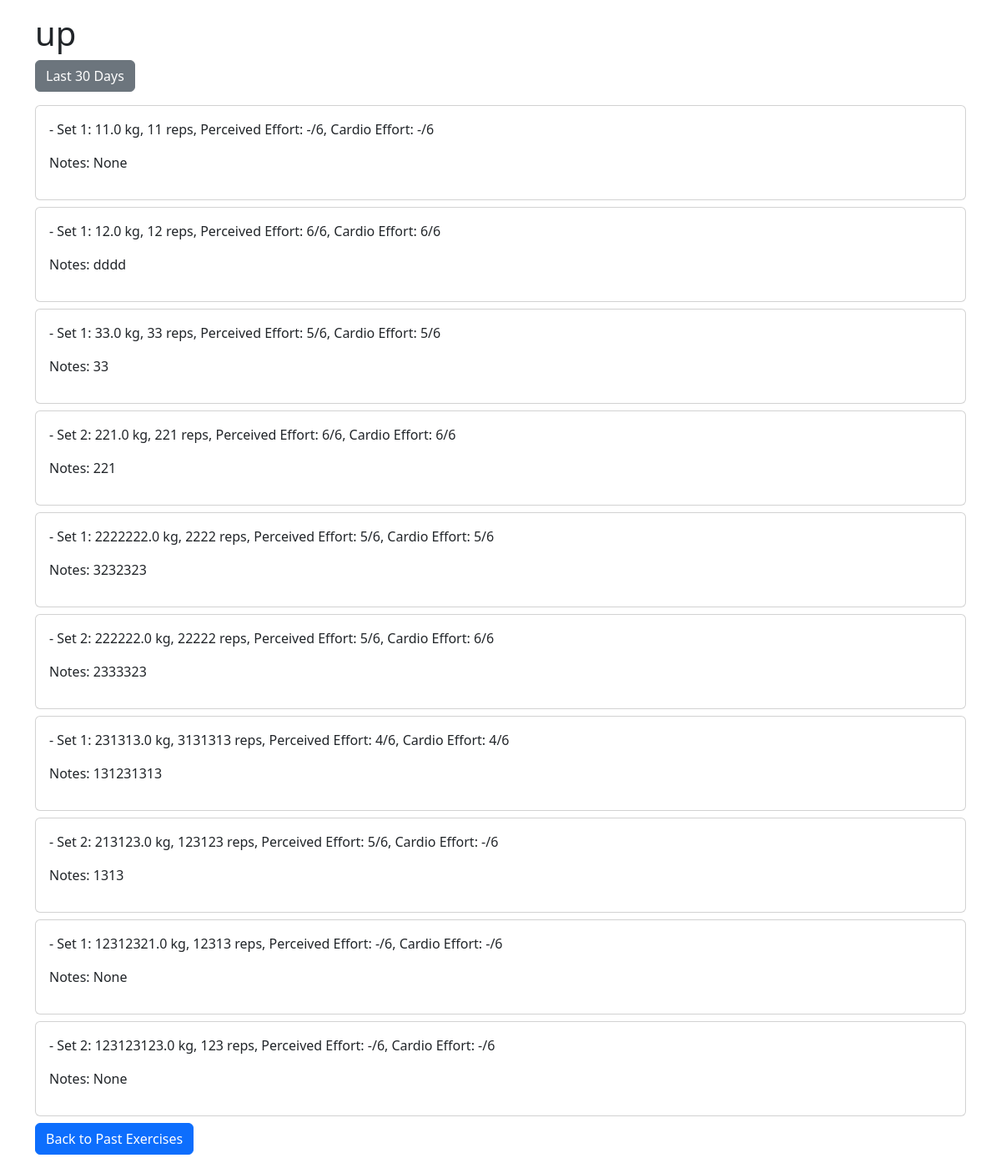
The page /past_exercises/1 on the database its author committed.
### app.py (models this page shows)
class Exercise(db.Model):
    id = db.Column(db.Integer, primary_key=True)
    name = db.Column(db.String(100), unique=True)

class WorkoutSet(db.Model):
    id = db.Column(db.Integer, primary_key=True)
    workout_id = db.Column(db.Integer, db.ForeignKey('workout.id', ondelete='CASCADE'))
    exercise_id = db.Column(db.Integer, db.ForeignKey('exercise.id'))
    set_number = db.Column(db.Integer)
    weight = db.Column(db.Float)
    reps = db.Column(db.Integer)
    f = db.Column(db.Integer, nullable=True)  # Perceived effort (1-6, null if "-")
    c = db.Column(db.Integer, nullable=True)  # Cardio effort (1-6, null if "-")
    notes = db.Column(db.Text)
    workout = db.relationship('Workout', backref='sets')

### app.py (the view)
@app.route('/past_exercises/<int:exercise_id>')
def exercise_history(exercise_id):
    exercise = Exercise.query.get_or_404(exercise_id)
    sets = WorkoutSet.query.filter_by(exercise_id=exercise_id).order_by(WorkoutSet.workout_id.desc()).all()
    filter_days = request.args.get('filter', default=None)
    if filter_days == '30days':
        from datetime import timedelta
        cutoff = datetime.now() - timedelta(days=30)
        sets = [s for s in sets if s.workout.date >= cutoff.date()]
    return render_template('exercise_history.html', exercise=exercise, sets=sets)

### templates/exercise_history.html (shortened to what this page needs)
<!DOCTYPE html>
<html>
<head>
    <link href="https://cdn.jsdelivr.net/npm/bootstrap@5.3.0/dist/css/bootstrap.min.css" rel="stylesheet">
    <link href="{{ url_for('static', filename='style.css') }}" rel="stylesheet">
</head>
<body>
    <div class="container py-3">
        <h1>{{ exercise.name }}</h1>
        <a href="{{ url_for('exercise_history', exercise_id=exercise.id, filter='30days') }}" class="btn btn-secondary mb-3">Last 30 Days</a>
        {% for set in sets %}
            <div class="card mb-2">
                <div class="card-body">
                    <p>{{ set.workout.date }} - Set {{ set.set_number }}: {{ set.weight }} kg, {{ set.reps }} reps, Perceived Effort: {{ set.f or '-' }}/6, Cardio Effort: {{ set.c or '-' }}/6</p>
                    <p>Notes: {{ set.notes or 'None' }}</p>
                </div>
            </div>
        {% endfor %}
        <a href="{{ url_for('past_exercises') }}" class="btn btn-primary back-button">Back to Past Exercises</a>
    </div>
</body>
</html>

### rows shown on the page
Exercise: name "up"
WorkoutSet: set_number "1", weight "11.0", reps "11", f "-", c "-", notes "None"
WorkoutSet: set_number "1", weight "12.0", reps "12", f "6", c "6", notes "dddd"
WorkoutSet: set_number "1", weight "33.0", reps "33", f "5", c "5", notes "33"
WorkoutSet: set_number "2", weight "221.0", reps "221", f "6", c "6", notes "221"
WorkoutSet: set_number "1", weight "2222222.0", reps "2222", f "5", c "5", notes "3232323"
WorkoutSet: set_number "2", weight "222222.0", reps "22222", f "5", c "6", notes "2333323"
WorkoutSet: set_number "1", weight "231313.0", reps "3131313", f "4", c "4", notes "131231313"
WorkoutSet: set_number "2", weight "213123.0", reps "123123", f "5", c "-", notes "1313"
WorkoutSet: set_number "1", weight "12312321.0", reps "12313", f "-", c "-", notes "None"
WorkoutSet: set_number "2", weight "123123123.0", reps "123", f "-", c "-", notes "None"
